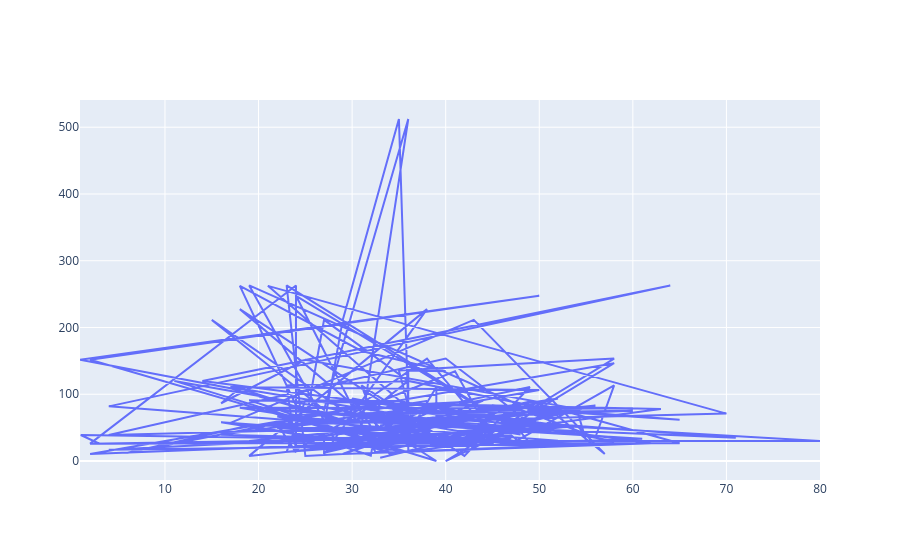

This figure's notebook cell:
### Code cell
#go on data set ---> creating simple line chart using go.Scatter class
fig = go.Figure(data = go.Scatter(x=df["Age"], y= df["Fare"]))
fig.show()

### Figure 1 — Plotly figure (JSON) as saved in the notebook; plotly's stock layout.template omitted (floating-point values rounded to 4 significant figures; data arrays with more than 128 entries replaced by an {"elided": "..."} marker saying what was removed)
{"data": [{"type": "scatter", "x": {"elided": "183 float values"}, "y": {"elided": "183 float values"}}], "layout": {}}
